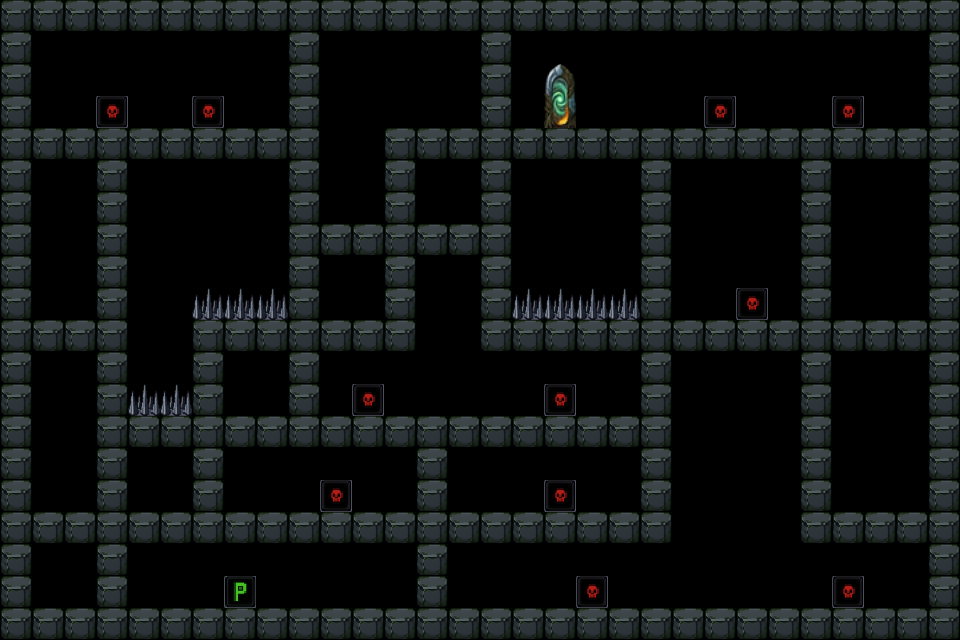

The image is a tile-based game level rendered from a .tmx file. Its description and source (layers, tilesets, objects; grid data summarised) follow:
An orthogonal 30x20 tile map with 32x32 px tiles, 6 tile layers (solid, portal, player, monsters, ...), 2 tilesets.

<map version="1.10" tiledversion="1.12.1" orientation="orthogonal" renderorder="right-down" width="30" height="20" tilewidth="32" tileheight="32" infinite="0" nextlayerid="16" nextobjectid="1">
 <tileset firstgid="1" source="block.tsx" />
 <tileset firstgid="17" source="port.tsx" />
 <layer id="2" name="solid" width="30" height="20">
  <data>[600 cells, 181 non-empty, 1 distinct tile ids]</data>
 </layer>
 <layer id="14" name="portal" width="30" height="20">
  <data>[600 cells, 1 non-empty, 1 distinct tile ids]</data>
 </layer>
 <layer id="13" name="player" width="30" height="20">
  <data>[600 cells, 1 non-empty, 1 distinct tile ids]</data>
 </layer>
 <layer id="15" name="monsters" width="30" height="20">
  <data>[600 cells, 11 non-empty, 1 distinct tile ids]</data>
 </layer>
 <layer id="11" name="oneway" width="30" height="20">
  <data>[600 cells, 72 non-empty, 1 distinct tile ids]</data>
 </layer>
 <layer id="6" name="traps" width="30" height="20">
  <data>[600 cells, 9 non-empty, 1 distinct tile ids]</data>
 </layer>
</map>
